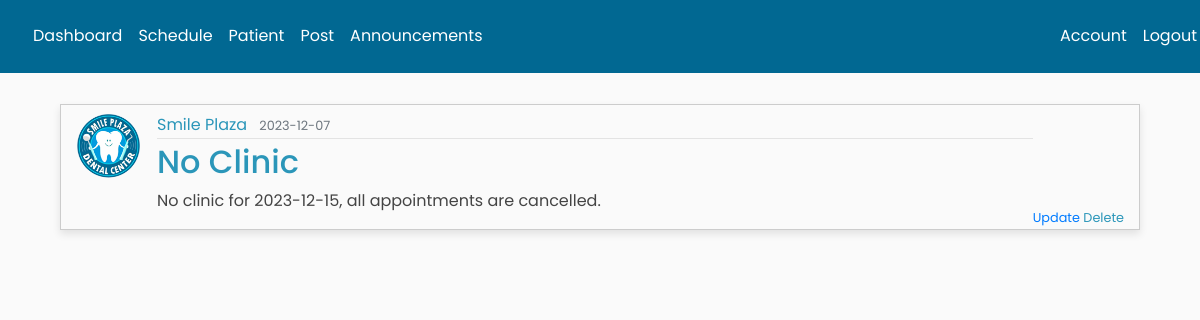
The app's page /post/8 (signed in) with its own data.
### main/models.py (models this page shows, shortened)
class User(db.Model, UserMixin):
    id = db.Column(db.Integer, primary_key=True)
    FName = db.Column(db.String(30), nullable=False)
    MidName = db.Column(db.String(30), nullable=True)
    LName = db.Column(db.String(30), nullable=False)
    gender = db.Column(db.String(10), nullable=False)
    birthday = db.Column(db.String(8), nullable=False)
    age = db.Column(db.Integer, nullable=False)
    contact = db.Column(db.String(30), unique=True, nullable=False)
    address = db.Column(db.String(100), nullable=False)
    username = db.Column(db.String(20), unique=True, nullable=False)
    email = db.Column(db.String(120), unique=True, nullable=False)
    image_file = db.Column(db.String(20), nullable=False, default='default.jpg')
    password = db.Column(db.String(60), nullable=False)
    posts = db.relationship('Post', backref='author', lazy=True)

class Post(db.Model):
    id = db.Column(db.Integer, primary_key=True)
    title = db.Column(db.String(100), nullable=False)
    date_posted = db.Column(db.DateTime, nullable=False, default=datetime.utcnow)
    content = db.Column(db.Text, nullable=False)
    user_id = db.Column(db.Integer, db.ForeignKey('user.id'), nullable=False)

### main/posts/routes.py (the view)
@posts.route("/post/<int:post_id>")
def post(post_id):
    if current_user.id != 1:
        abort(403)
    post = Post.query.get_or_404(post_id) #SELECT * FROM Post WHERE id = {post_id};
    return render_template('post.html', title=post.title, post=post)

### main/models.py (called while the page is built)
@login_manager.user_loader
def load_user(user_id):
    return User.query.get(int(user_id)) #SELECT * FROM User WHERE id = %s;

### main/templates/post.html (shortened to what this page needs)
{% extends "admin_nav.html" %}
{% block content %}
    {% if current_user.id == 1 %}
    <div class="post mx-auto">
        <div class="col-md-12 pt-2" style="width: 600px; border: 1px solid #ccc; width: 1100px; margin-right:-20px; box-shadow: 0 4px 8px rgba(0, 0, 0, 0.1);">
            <article class="media">
                <img class="rounded-circle article-img" src="{{ url_for('static', filename='profile_pics/' + post.author.image_file) }}">
                <div class="media-body">
                <div class="article-metadata">
                    <a class="mr-2">{{ post.author.username }}</a>
                    <small class="text-muted">{{ post.date_posted.strftime('%Y-%m-%d') }}</small>
                </div>
                <h2 class="article-title">{{ post.title }}</h2>
                <p class="article-content">{{ post.content }}</p>
            </div>
            <div class="mt-auto ml-auto">
                <small>
                    <a class="ml-auto" href="{{ url_for('posts.update_post', post_id=post.id) }}">Update</a>
                    <a class="ml-auto" data-toggle="modal" data-target="#deleteModal" style="cursor: pointer;">Delete</a>
                </small>
            </div>
            </article>
        </div>
    </div>
    {% endif %}
{% endblock content %}

### main/static/nav.css (style rules this page uses)
* { font-family: 'Poppins', 'Sans-serif'; }
:root { --first-color: #2b96b9; --second-color: #000; --third-color: #b9f1ee; --fourth-color: #1ccae5; --main-color: #056892; --bg-color: #fff; --text-color: #000; --big-font: 5rem; --h2-font: 3rem; --p-font: 1.1rem; }
body { background: #fafafa; color: var(--first-color); margin-top: 5rem; }
h1, h2, h3, h4, h5, h6 { color: var(--text-color); }
.article-title { color: #444444; }
.article-content { white-space: pre-line; }
.article-img { height: 65px; width: 65px; margin-right: 16px; }
.article-metadata { padding-bottom: 1px; margin-bottom: 4px; border-bottom: 1px solid #e3e3e3 }
h2.article-title { color: #2b96b9; }
p.article-content { color: #444; }

### records on screen
User: image_file (picture), author.username "Smile Plaza"
Post: date_posted "2023-12-07", title "No Clinic", content "No clinic for 2023-12-15, all appointments are cancelled."
